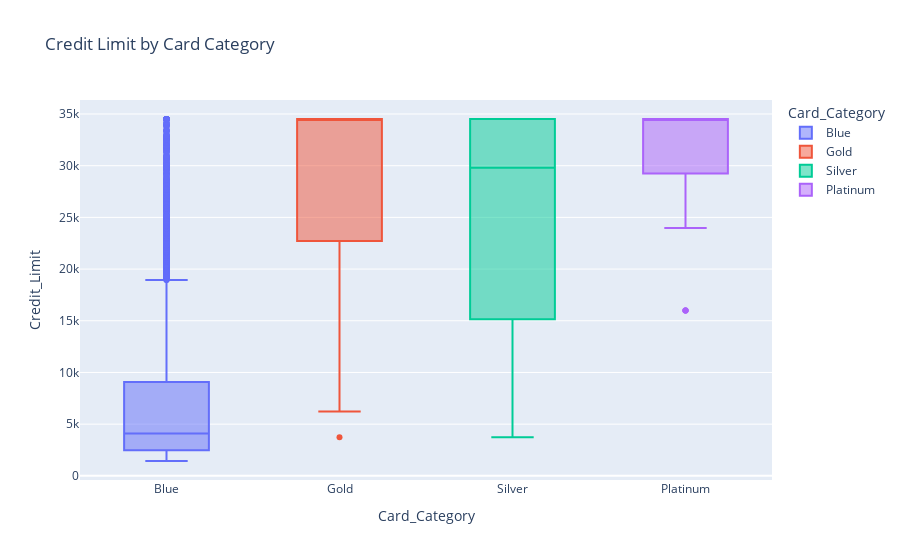

The notebook cell this image was saved under:
### Code cell
import plotly.express as px

fig = px.box(df, x='Card_Category', y='Credit_Limit', color='Card_Category',
             title='Credit Limit by Card Category')
fig.show()

### Figure 1 — Plotly figure (JSON) as saved in the notebook; plotly's stock layout.template omitted (floating-point values rounded to 4 significant figures; data arrays with more than 128 entries replaced by an {"elided": "..."} marker saying what was removed)
{"data": [{"alignmentgroup": "True", "hovertemplate": "Card_Category=%{x}<br>Credit_Limit=%{y}<extra></extra>", "legendgroup": "Blue", "marker": {"color": "#636efa"}, "name": "Blue", "notched": false, "offsetgroup": "Blue", "orientation": "v", "showlegend": true, "type": "box", "x": {"elided": "9436 str values"}, "x0": " ", "xaxis": "x", "y": {"elided": "9436 float values"}, "y0": " ", "yaxis": "y"}, {"alignmentgroup": "True", "hovertemplate": "Card_Category=%{x}<br>Credit_Limit=%{y}<extra></extra>", "legendgroup": "Gold", "marker": {"color": "#EF553B"}, "name": "Gold", "notched": false, "offsetgroup": "Gold", "orientation": "v", "showlegend": true, "type": "box", "x": ["Gold", "Gold", "Gold", "Gold", "Gold", "Gold", "Gold", "Gold", "Gold", "Gold", "Gold", "Gold", "Gold", "Gold", "Gold", "Gold", "Gold", "Gold", "Gold", "Gold", "Gold", "Gold", "Gold", "Gold", "Gold", "Gold", "Gold", "Gold", "Gold", "Gold", "Gold", "Gold", "Gold", "Gold", "Gold", "Gold", "Gold", "Gold", "Gold", "Gold", "Gold", "Gold", "Gold", "Gold", "Gold", "Gold", "Gold", "Gold", "Gold", "Gold", "Gold", "Gold", "Gold", "Gold", "Gold", "Gold", "Gold", "Gold", "Gold", "Gold", "Gold", "Gold", "Gold", "Gold", "Gold", "Gold", "Gold", "Gold", "Gold", "Gold", "Gold", "Gold", "Gold", "Gold", "Gold", "Gold", "Gold", "Gold", "Gold", "Gold", "Gold", "Gold", "Gold", "Gold", "Gold", "Gold", "Gold", "Gold", "Gold", "Gold", "Gold", "Gold", "Gold", "Gold", "Gold", "Gold", "Gold", "Gold", "Gold", "Gold", "Gold", "Gold", "Gold", "Gold", "Gold", "Gold", "Gold", "Gold", "Gold", "Gold", "Gold", "Gold", "Gold", "Gold", "Gold", "Gold"], "x0": " ", "xaxis": "x", "y": [34520.0, 15430.0, 34520.0, 15530.0, 34520.0, 23980.0, 34520.0, 15990.0, 15990.0, 34520.0, 34520.0, 34520.0, 34520.0, 34520.0, 34520.0, 34520.0, 34520.0, 34520.0, 34520.0, 15990.0, 34520.0, 15700.0, 34520.0, 34520.0, 34520.0, 34520.0, 34520.0, 34520.0, 15990.0, 34520.0, 34520.0, 34520.0, 34520.0, 34520.0, 34520.0, 23980.0, 15570.0, 34520.0, 15990.0, 15110.0, 34520.0, 34520.0, 6224.0, 15990.0, 34520.0, 34520.0, 34520.0, 15990.0, 34520.0, 34520.0, 34520.0, 34520.0, 34520.0, 23980.0, 34520.0, 34520.0, 15990.0, 34520.0, 34520.0, 15020.0, 34520.0, 34520.0, 15990.0, 34520.0, 34520.0, 34520.0, 34520.0, 15360.0, 23980.0, 15990.0, 34520.0, 34520.0, 34520.0, 34520.0, 23980.0, 34520.0, 34520.0, 15490.0, 22720.0, 23980.0, 34520.0, 23980.0, 34520.0, 23980.0, 34520.0, 34520.0, 34520.0, 34520.0, 3735.0, 34520.0, 23050.0, 34520.0, 34520.0, 34520.0, 23980.0, 34520.0, 23980.0, 34520.0, 15990.0, 34520.0, 34520.0, 15990.0, 34520.0, 34520.0, 15260.0, 22720.0, 7469.0, 34520.0, 15990.0, 15160.0, 34520.0, 23980.0, 34520.0, 15990.0, 14940.0, 34520.0], "y0": " ", "yaxis": "y"}, {"alignmentgroup": "True", "hovertemplate": "Card_Category=%{x}<br>Credit_Limit=%{y}<extra></extra>", "legendgroup": "Silver", "marker": {"color": "#00cc96"}, "name": "Silver", "notched": false, "offsetgroup": "Silver", "orientation": "v", "showlegend": true, "type": "box", "x": {"elided": "555 str values"}, "x0": " ", "xaxis": "x", "y": {"elided": "555 float values"}, "y0": " ", "yaxis": "y"}, {"alignmentgroup": "True", "hovertemplate": "Card_Category=%{x}<br>Credit_Limit=%{y}<extra></extra>", "legendgroup": "Platinum", "marker": {"color": "#ab63fa"}, "name": "Platinum", "notched": false, "offsetgroup": "Platinum", "orientation": "v", "showlegend": true, "type": "box", "x": ["Platinum", "Platinum", "Platinum", "Platinum", "Platinum", "Platinum", "Platinum", "Platinum", "Platinum", "Platinum", "Platinum", "Platinum", "Platinum", "Platinum", "Platinum", "Platinum", "Platinum", "Platinum", "Platinum", "Platinum"], "x0": " ", "xaxis": "x", "y": [34520.0, 34520.0, 15990.0, 34520.0, 23980.0, 34520.0, 34520.0, 34520.0, 15990.0, 34520.0, 34520.0, 34520.0, 15990.0, 34520.0, 34520.0, 34520.0, 15990.0, 34520.0, 34520.0, 34520.0], "y0": " ", "yaxis": "y"}], "layout": {"boxmode": "overlay", "legend": {"title": {"text": "Card_Category"}, "tracegroupgap": 0}, "title": {"text": "Credit Limit by Card Category"}, "xaxis": {"anchor": "y", "categoryarray": ["Blue", "Gold", "Silver", "Platinum"], "categoryorder": "array", "domain": [0, 1], "title": {"text": "Card_Category"}}, "yaxis": {"anchor": "x", "domain": [0, 1], "title": {"text": "Credit_Limit"}}}}
